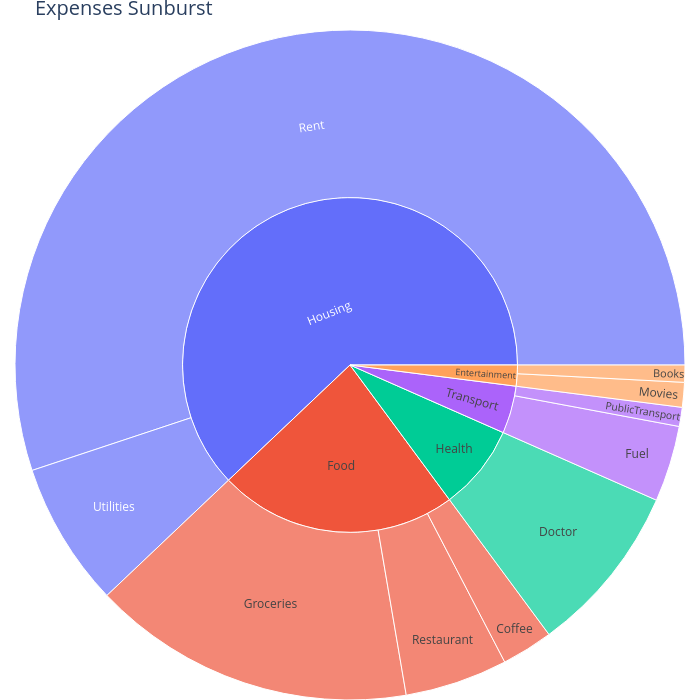

The notebook cell this image was saved under:
### Markdown cell above
## Step 2: Create the sunburst diagram

Now we pass the prepared DataFrame and the column name to `get_sunburst_figure_from_pivot`. The `column_to_pick` parameter specifies which column contains the values. In our case it is `"all_periods"` — the single period we assigned earlier.

### Code cell
fig = get_sunburst_figure_from_pivot(expenses_pivot_curr, column_to_pick="all_periods")

fig.update_layout(
    margin=dict(t=30, l=0, r=0, b=0),
    width=700,
    height=700,
    title_text="Expenses Sunburst",
    title_font=dict(size=20),
    font=dict(size=12),
)

fig.show()

### Figure 1 — Plotly figure (JSON) as saved in the notebook; plotly's stock layout.template omitted (floating-point values rounded to 4 significant figures)
{"data": [{"branchvalues": "total", "ids": ["Entertainment", "Entertainment===Books", "Entertainment===Movies", "Food", "Food===Coffee", "Food===Groceries", "Food===Restaurant", "Health", "Health===Doctor", "Housing", "Housing===Rent", "Housing===Utilities", "Transport", "Transport===Fuel", "Transport===PublicTransport"], "labels": ["Entertainment", "Books", "Movies", "Food", "Coffee", "Groceries", "Restaurant", "Health", "Doctor", "Housing", "Rent", "Utilities", "Transport", "Fuel", "PublicTransport"], "parents": ["", "Entertainment", "Entertainment", "", "Food", "Food", "Food", "", "Health", "", "Housing", "Housing", "", "Transport", "Transport"], "type": "sunburst", "values": [110, 45, 65, 1255, 135, 850, 270, 450, 450, 3380, 3000, 380, 250, 200, 50]}], "layout": {"font": {"size": 12}, "height": 700, "margin": {"b": 0, "l": 0, "r": 0, "t": 30}, "title": {"font": {"size": 20}, "text": "Expenses Sunburst"}, "width": 700}}
